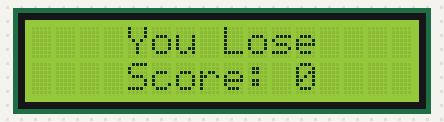
Bench run of a sketch on a simulated Arduino Uno, built with avr-gcc and run on an emulated ATmega328P. Shown: 16×2 character LCD. Random numbers use the default seed unless the sketch sets one.

Above: at 0.1 s.
At 3.4 s:
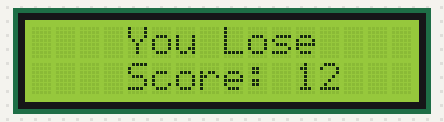
At 6.6 s:
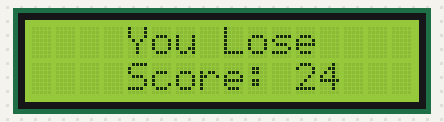
At 13.4 s:
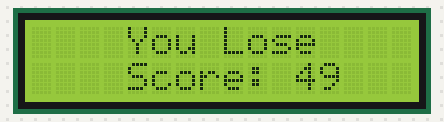
At 20.1 s:
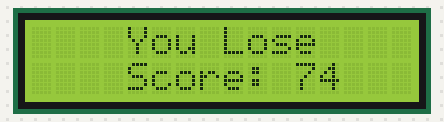
At 26.9 s:
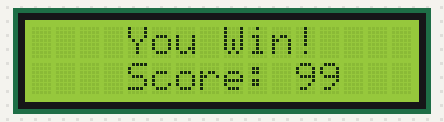

The sketch:

LCD_screen.ino
```cpp
#include <LiquidCrystal_I2C.h>
#include "keypad.h"
#include "lcd.h"

void setup() {
  // put your setup code here, to run once:
  LCD::begin();
  for (int i = 0 ; i < 100 ; i ++)
  {
    LCD::gameOver(i, 99);
    delay(250);
  }

}

void loop() {
  // put your main code here, to run repeatedly:

}
```

error.cpp
```cpp
#include <Arduino.h>
#include <stdint.h>
#include <string.h>
#include "error.h"

namespace Error {
    void raiseError(const char* file, const char* function, const char* note)
    {
        Serial.println();

        Serial.print(F("[ERROR] "));
        Serial.println(file);
        Serial.print(F("   > "));
        Serial.print(function);
        Serial.print(F(" > "));
        Serial.println(note);

        while(1);
    }

    void raiseWarning(const char* file, const char* function, const char* note)
    {
        Serial.println();

        Serial.print(F("[WARNING] "));
        Serial.println(file);
        Serial.print(F("   > "));
        Serial.print(function);
        Serial.print(F(" > "));
        Serial.println(note);

        while(1);
    }
}
```

error.h
```cpp
#ifndef ERROR_H
#define ERROR_H

#include <Arduino.h>
#include <stdint.h>

namespace Error {
    void raiseError(const char* file, const char* function, const char* note);
    void raiseWarning(const char* file, const char* function, const char* note);
}

#endif
```

keypad.cpp
```cpp
#include <Arduino.h>
#include <stdint.h>
#include <string.h>
#include "keypad.h"
#include "error.h"

namespace Keypad {
  bool configured = false;


  // Columns are read in ascending order left to right - i.e 1234 is left -> right
  uint8_t readCols()
  {
    uint8_t bits_cols = 0;
    bits_cols |= (uint8_t)digitalRead(COL1) << 3;
    bits_cols |= (uint8_t)digitalRead(COL2) << 2;
    bits_cols |= (uint8_t)digitalRead(COL3) << 1;
    bits_cols |= (uint8_t)digitalRead(COL4);

    return bits_cols;
  }

  // Rows are read in ascending order going down the keypad - i.e 1234 is top -> bottom
  void writeRows(uint8_t rows)
  {
    digitalWrite(ROW1, (rows & 0b1000));
    digitalWrite(ROW2, (rows & 0b0100));
    digitalWrite(ROW3, (rows & 0b0010));
    digitalWrite(ROW4, (rows & 0b0001));
  }

  // Uses low-order column priority encoding. If multiple columns are pressed, the lower-valued (left-most) column will be accepted
  int resolveColPressed(uint8_t col_reading)
  {
    if ( !(col_reading & 0b1000))
      return 1;
    else if (!(col_reading & 0b0100))
      return 2;
    else if ( !(col_reading & 0b0010))
      return 3;
    else
      return 4;
  }

  char getKeyPressed(int row, int col)
  {
    row --;
    col --;

    return TABLE[row][col];
  }


  /**
   * Public keypad and configuration functions
   */

  void configureKeypadPins()
  {
    pinMode(COL1, INPUT);
    pinMode(COL2, INPUT);
    pinMode(COL3, INPUT);
    pinMode(COL4, INPUT);

    pinMode(ROW1, OUTPUT);
    pinMode(ROW2, OUTPUT);
    pinMode(ROW3, OUTPUT);
    pinMode(ROW4, OUTPUT);

    configured = true;
  }

  char scanKeypad()
  {
    //Ensure pins cofigured (configuration function called)
    if (!configured)
      Error::raiseError(__FILE__, __func__, "Keypad settings not configured");

    int col_pressed = 0;
    int row_pressed = 0;
    uint8_t col_reading = readCols();

    // Set all rows low and wait until a key is pressed
    writeRows(0);
    while ( col_reading == 0xF )
    {
      col_reading = readCols();
    }


    col_pressed = resolveColPressed(col_reading);

    // Test each row: set all high and see at which row the column reacts
    for (int i = 3; i >= 0; i--)
    {
      writeRows(0xF);   //Set all rows high initially
      writeRows(0xF & ~( (uint8_t)1 << i));

      if (readCols() != 0xF)
      {
        row_pressed = 4 - i;
        break;
      }

      delay(12); //small debouncing delay
    }

    //Capture the button input until released
    while (readCols() != 0xF);

    return getKeyPressed(row_pressed, col_pressed);
  }


  char pickRandomChar()
  {
    char c = TABLE[random(0,4)][random(0,4)];
    return c;
  }

  void pickRandomString(char * buffer, int len)
  {
    for (int i = 0; i < len; i++)
      buffer[i] = pickRandomChar();

    buffer[len] = '\0';
  }
}
```

keypad.h
```cpp
#ifndef KEYPAD_H
#define KEYPAD_H

#include <Arduino.h>
#include <stdint.h>
#include <string.h>
// #include "pin_config.h"

namespace Keypad {
  static constexpr char TABLE [4][4] = {
    {'1', '2', '3', 'A'},
    {'4', '5', '6', 'B'},
    {'7', '8', '9', 'C'},
    {'*', '0', '#', 'D'}
  };

  #define ROW1 5
  #define ROW2 6
  #define ROW3 7
  #define ROW4 8

  #define COL1 12
  #define COL2 11
  #define COL3 10
  #define COL4 9

  // Columns are read in ascending order left to right - i.e 1234 is left -> right
  uint8_t readCols();

  // Rows are read in ascending order going down the keypad - i.e 1234 is top -> bottom
  void writeRows(uint8_t rows);

  // Uses low-order column priority encoding. If multiple columns are pressed, the lower-valued (left-most) column will be accepted
  int resolveColPressed(uint8_t col_reading);

  char getKeyPressed(int row, int col);


  /**
   * Public keypad and configuration functions
   */

  void configureKeypadPins();

  char scanKeypad();

  char pickRandomChar();

  void pickRandomString(char * buffer, int len);

}

#endif
```

lcd.cpp
```cpp
#include "lcd.h"
#include <Arduino.h>
#include <LiquidCrystal_I2C.h>
#include "error.h"

namespace LCD
{
	static constexpr int LCD_ADDRESS = 0x27;
	static constexpr int LCD_WIDTH = 16;
	static constexpr int LCD_HEIGHT = 2;

	bool configured = false;

	LiquidCrystal_I2C lcd(LCD_ADDRESS, LCD_WIDTH, LCD_HEIGHT);

	bool begin()
	{
		if (configured)
			return true;

		lcd.init();
		lcd.backlight();
		lcd.clear();

		configured = true;
	}

	void displayWelcome()
	{
		if (!configured)
			Error::raiseError(__FILE__, __func__, "LCD Not initialized");

		lcd.clear();
	  lcd.setCursor(4,0);
	  lcd.print("Welcome!");
	  delay(2000);

	  for (int i = 0; i < 12; i++)
	  {
	    lcd.scrollDisplayLeft();
	    delay(150);
	  }

	  delay(1000);

	  lcd.clear();
	  lcd.setCursor(0, 0);
	  lcd.print("Press any key on");
	  lcd.setCursor(0,1);
	  lcd.print(" keypad to start");
	}

	void printScore(int score)
	{
		if (!configured)
			Error::raiseError(__FILE__, __func__, "LCD Not initialized");
		lcd.clear();
	  lcd.setCursor(0, 0);
	  lcd.print("Score:");
	  int xPos = (score < 10) ? 15 : 14;
	  lcd.setCursor(xPos, 0);
	  lcd.print(score);
	}

	void gameOver(int score, int winScore)
	{
		lcd.clear();
		lcd.setCursor(4,0);
		lcd.print("You Lose");

		if (score == winScore)
		{
			lcd.setCursor(8, 0);
			lcd.print("Win!"); //Replace Lose -> "You Win!"
		}

		lcd.setCursor(4, 1);
		lcd.print("Score: ");
		lcd.print(score);
	}
}
```

lcd.h
```cpp
#ifndef LCD_H
#define LCD_H

namespace LCD
{
	bool begin();
	void displayWelcome();
	void printScore(int score);
	void gameOver(int score, int winScore);
}

#endif
```
